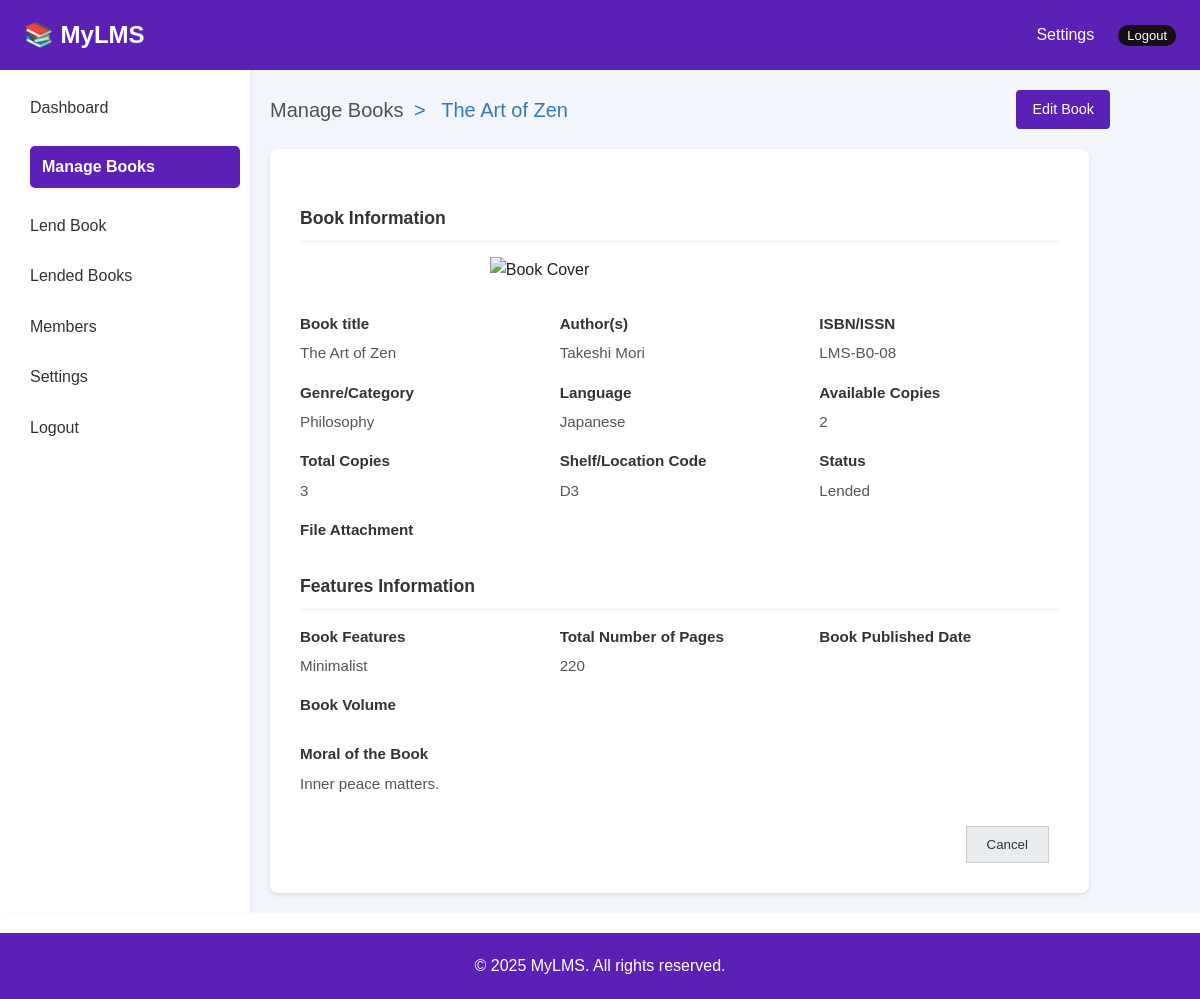
Page /admin/book_details.php?id=10 (signed in) on the earlier database version.
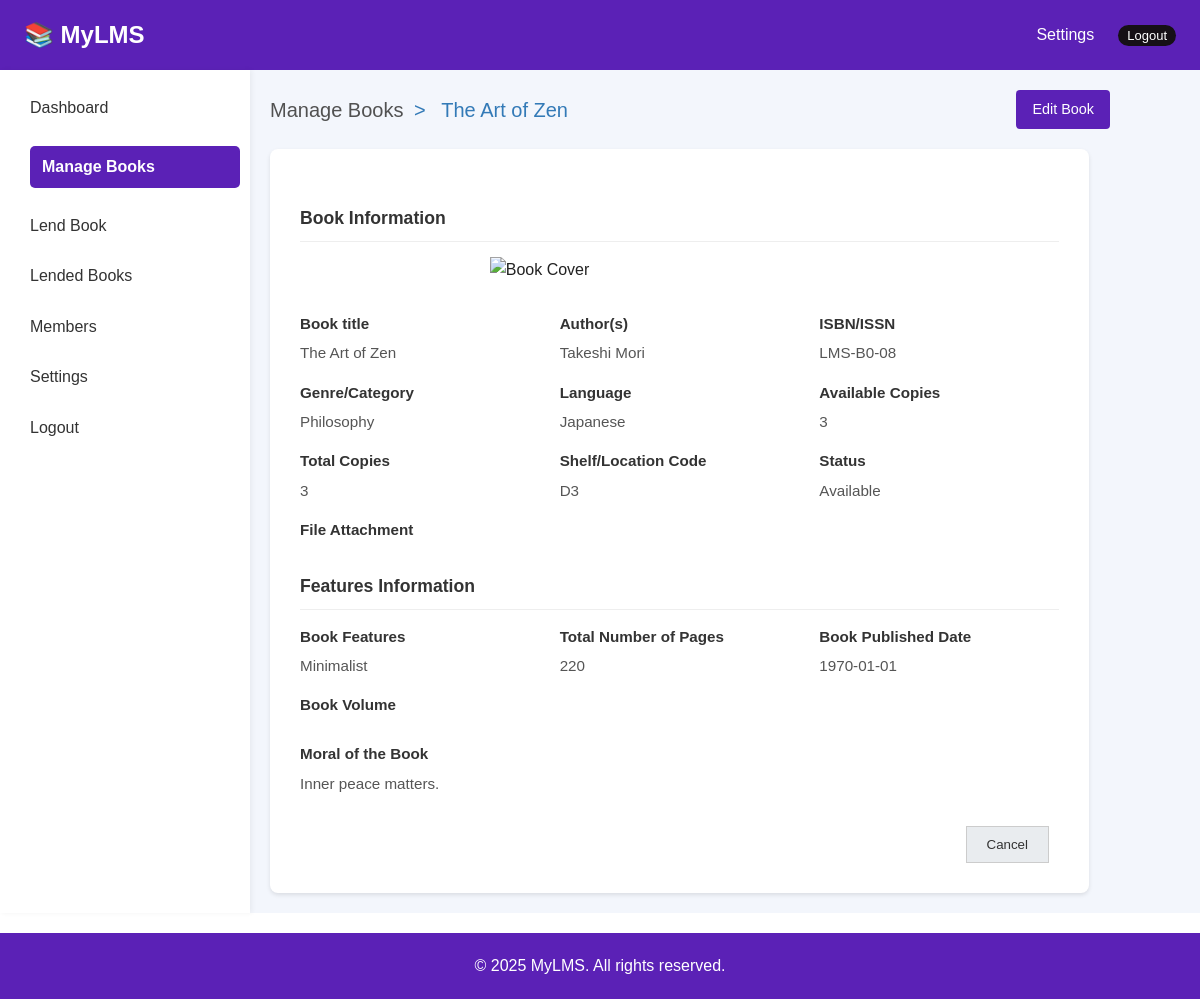
Same page on the later database version.
### tables this page shows
CREATE TABLE `books` (
  `id` int NOT NULL,
  `isbn` varchar(20) NOT NULL,
  `title` varchar(255) NOT NULL,
  `author` varchar(100) DEFAULT NULL,
  `cover_image` varchar(225) DEFAULT NULL,
  `category` varchar(100) DEFAULT NULL,
  `language` varchar(50) DEFAULT NULL,
  `available_copies` int DEFAULT NULL,
  `copies` int NOT NULL DEFAULT '1',
  `shelf_code` varchar(50) DEFAULT NULL,
  `status` enum('Available','Lended','Damaged') NOT NULL DEFAULT 'Available',
  `total_pages` int DEFAULT NULL,
  `features` text,
  `volume` text,
  `created_date` datetime NOT NULL DEFAULT CURRENT_TIMESTAMP,
  `publisher_name` text,
  `published_date` date DEFAULT NULL,
  `moral` text
);

### admin/book_details.php (the view, shortened to what this page needs)
<?php
require_once '../includes/db.php';
$id = intval($_GET['id']);
$result = $conn->query("SELECT * FROM books WHERE id = $id");
$book = $result->fetch_assoc();
?>
<!DOCTYPE html>
<html lang="en">
<head>
    <link rel="stylesheet" href="../assets/css/style.css">
    <link rel="stylesheet" href="assets/css/admin.css">
    <link rel="stylesheet" href="assets/css/bookinfo.css">
</head>
<body>
    <?php include 'includes/header.php'; ?>
    <div class="body">
        <div class="sidebar">
            <?php include 'includes/sidebar.php'; ?>
        </div>
        <main class="main">
            <div class="header">
                <div class="breadcrumbs">
                    <a href="manage-books.php">Manage Books</a>
                    <span>></span>
                    <span><?= htmlspecialchars($book['title']) ?></span>
                </div>
                <a href="edit-book.php?id=<?= $book['id'] ?>" class="edit-button">Edit Book</a>
            </div>
            <div class="container">
                <div class="section-title">Book Information</div>
                <div class="info-img">
                    <div class="cover-img" >
                         <img src="assets/uploadsBooks/<?= htmlspecialchars($book['cover_image']) ?>" alt="Book Cover">
                    </div>
                    <div class="info-grid">
                        <div class="info-item">
                            <strong>Book title</strong>
                            <?= htmlspecialchars($book['title']) ?>
                        </div>
                        <div class="info-item">
                            <strong>Author(s)</strong>
                            <?= htmlspecialchars($book['author']) ?>
                        </div>
                        <div class="info-item">
                            <strong>ISBN/ISSN</strong>
                            <?= htmlspecialchars($book['isbn']) ?>
                        </div>
                        <div class="info-item">
                            <strong>Genre/Category</strong>
                            <?= htmlspecialchars($book['category']) ?>
                        </div>
                        <div class="info-item">
                            <strong>Language</strong>
                            <?= htmlspecialchars($book['language']) ?>
                        </div>
                        <div class="info-item">
                            <strong>Available Copies</strong>
                            <?= htmlspecialchars($book['available_copies']) ?>
                        </div>
                        <div class="info-item">
                            <strong>Total Copies</strong>
                            <?= htmlspecialchars($book['copies']) ?>
                        </div>
                        <div class="info-item">
                            <strong>Shelf/Location Code</strong>
                            <?= htmlspecialchars($book['shelf_code']) ?>
                        </div>
                        <div class="info-item">
                            <strong>Status</strong>
                            <?= htmlspecialchars($book['status']) ?>
                        </div>
                        <div class="info-item">
                            <strong>File Attachment</strong>
                        </div>
                    </div>
                </div>
                <div class="section-title">Features Information</div>
                <div class="info-grid">
                    <div class="info-item">
                        <strong>Book Features</strong>
                        <?= htmlspecialchars($book['features']) ?>
                    </div>
                    <div class="info-item">
                        <strong>Total Number of Pages</strong>
                        <?= htmlspecialchars($book['total_pages']) ?>
                    </div>
                    <div class="info-item">
                        <strong>Book Published Date</strong>
                        <?= htmlspecialchars($book['published_date']) ?>
                    </div>
                    <div class="info-item">
                        <strong>Book Volume</strong>
                    </div>
                </div>
                <div class="moral-of-book">
                    <strong>Moral of the Book</strong>
                    <?= htmlspecialchars($book['moral']) ?>
                </div>
                <div class="button-container">
                    <button onclick="location.replace('manage-books.php')" class="cancel-button">Cancel</button>
                </div>
            </div>
        </main>
    </div>
    <?php include 'includes/footer.php' ?>
</body>
</html>

Differences in the rows shown:
changed books "The Art of Zen": available_copies "2" → "3"; status "Lended" → "Available"; published_date (not shown) → "1970-01-01"
